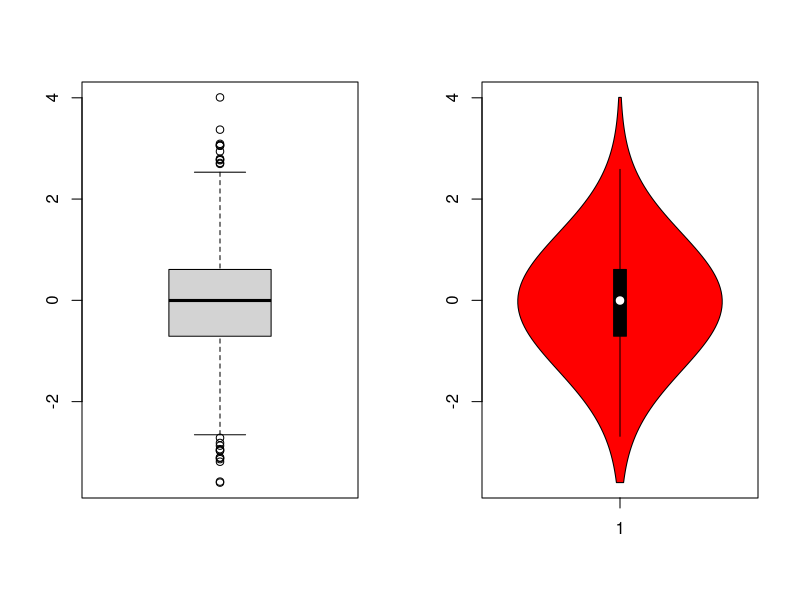
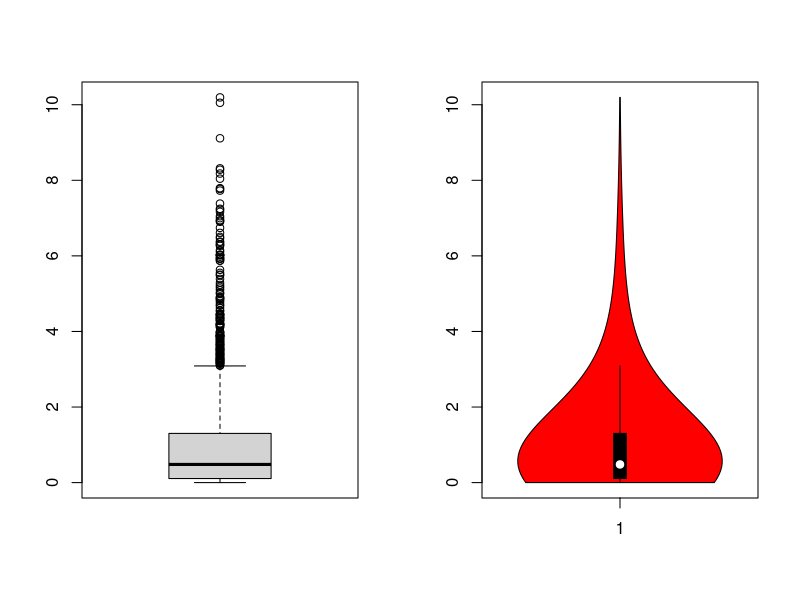

Reproduce these figures in R, in order.
## ---- chunk 1
knitr::opts_chunk$set(
  comment = "#>",
  error = TRUE,
  tidy = FALSE,
  width = 60
)

options(digits = 3)
## ---- chunk 2
library(vioplot)
par(mfrow=c(1, 2))
x1 <- rnorm(2000, 0,1)
boxplot(x1)
vioplot(x1, col="red")
## ---- chunk 3
par(mfrow = c(1, 2))
x2 <- rchisq(2000, df=1)
boxplot(x2)
vioplot(x2, col = "red")
